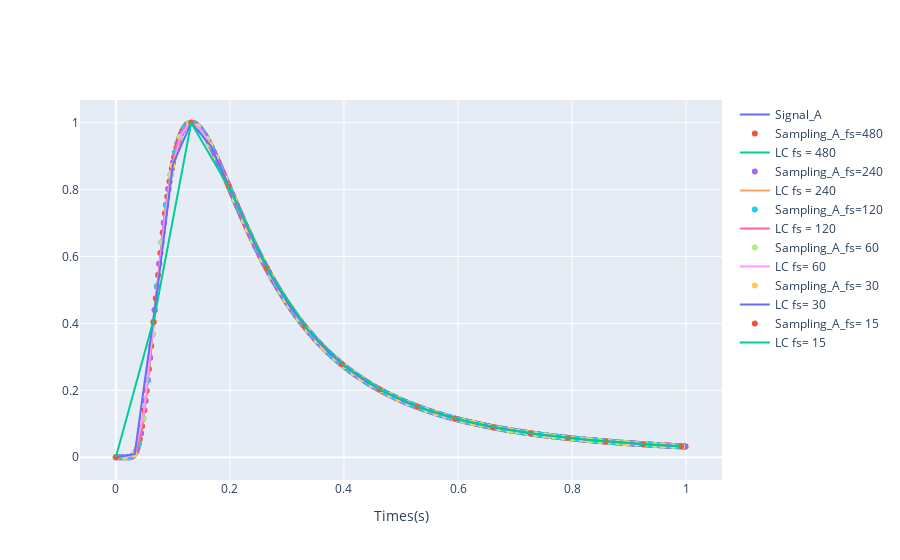

Write notebook code for a chart like this one.
### Markdown cell above
### A

### Code cell
fig = go.Figure()
N = 1000
x_axis = np.linspace(0 , 1, N)

LC_480_A = Linear_complement(signal_A, 480)
LC_240_A = Linear_complement(signal_A, 240)
LC_120_A = Linear_complement(signal_A, 120)
LC_60_A = Linear_complement(signal_A, 60)
LC_30_A = Linear_complement(signal_A, 30)
LC_15_A = Linear_complement(signal_A, 15)

fig.add_traces(go.Scatter( 
                        x = x_axis, y = signal_A, mode='lines', name= 'Signal_A'))

fig.add_traces(go.Scatter( 
                        x = x_axis, y = sampling(signal_A, 480)['num'], mode='markers', name= 'Sampling_A_fs=480'))
fig.add_traces(go.Scatter( 
                        x = x_axis, y = LC_480_A, mode='lines', name= 'LC fs = 480'))

fig.add_traces(go.Scatter( 
                        x = x_axis, y = sampling(signal_A, 240)['num'], mode='markers', name= 'Sampling_A_fs=240'))
fig.add_traces(go.Scatter( 
                        x = x_axis, y = LC_240_A, mode='lines', name= 'LC fs = 240'))

fig.add_traces(go.Scatter( 
                        x = x_axis, y = sampling(signal_A, 120)['num'], mode='markers', name= 'Sampling_A_fs=120'))
fig.add_traces(go.Scatter( 
                        x = x_axis, y = LC_120_A, mode='lines', name= 'LC fs = 120'))

fig.add_traces(go.Scatter( 
                        x = x_axis, y = sampling(signal_A, 60)['num'], mode='markers', name= 'Sampling_A_fs= 60'))
fig.add_traces(go.Scatter( 
                        x = x_axis, y = LC_60_A, mode='lines', name= 'LC fs= 60'))


fig.add_traces(go.Scatter( 
                        x = x_axis, y = sampling(signal_A, 30)['num'], mode='markers', name= 'Sampling_A_fs= 30'))
fig.add_traces(go.Scatter( 
                        x = x_axis, y = LC_30_A, mode='lines', name= 'LC fs= 30'))

fig.add_traces(go.Scatter( 
                        x = x_axis, y = sampling(signal_A, 15)['num'], mode='markers', name= 'Sampling_A_fs= 15'))
fig.add_traces(go.Scatter( 
                        x = x_axis, y = LC_15_A, mode='lines', name= 'LC fs= 15'))
fig.update_layout(
        xaxis=go.layout.XAxis(
        title=go.layout.xaxis.Title(
            text="Times(s)<br><sup>"
            )
        )
    )

### Figure 1 — Plotly figure (JSON) as saved in the notebook; plotly's stock layout.template omitted (floating-point values rounded to 4 significant figures; data arrays with more than 128 entries replaced by an {"elided": "..."} marker saying what was removed)
{"data": [{"mode": "lines", "name": "Signal_A", "type": "scatter", "x": {"elided": "1000 float values"}, "y": {"elided": "1000 float values"}}, {"mode": "markers", "name": "Sampling_A_fs=480", "type": "scatter", "x": {"elided": "1000 float values"}, "y": {"elided": "1000 float values"}}, {"mode": "lines", "name": "LC fs = 480", "type": "scatter", "x": {"elided": "1000 float values"}, "y": {"elided": "990 float values"}}, {"mode": "markers", "name": "Sampling_A_fs=240", "type": "scatter", "x": {"elided": "1000 float values"}, "y": {"elided": "1000 float values"}}, {"mode": "lines", "name": "LC fs = 240", "type": "scatter", "x": {"elided": "1000 float values"}, "y": {"elided": "990 float values"}}, {"mode": "markers", "name": "Sampling_A_fs=120", "type": "scatter", "x": {"elided": "1000 float values"}, "y": {"elided": "1000 float values"}}, {"mode": "lines", "name": "LC fs = 120", "type": "scatter", "x": {"elided": "1000 float values"}, "y": {"elided": "990 float values"}}, {"mode": "markers", "name": "Sampling_A_fs= 60", "type": "scatter", "x": {"elided": "1000 float values"}, "y": {"elided": "1000 float values"}}, {"mode": "lines", "name": "LC fs= 60", "type": "scatter", "x": {"elided": "1000 float values"}, "y": {"elided": "990 float values"}}, {"mode": "markers", "name": "Sampling_A_fs= 30", "type": "scatter", "x": {"elided": "1000 float values"}, "y": {"elided": "1000 float values"}}, {"mode": "lines", "name": "LC fs= 30", "type": "scatter", "x": {"elided": "1000 float values"}, "y": {"elided": "990 float values"}}, {"mode": "markers", "name": "Sampling_A_fs= 15", "type": "scatter", "x": {"elided": "1000 float values"}, "y": {"elided": "1000 float values"}}, {"mode": "lines", "name": "LC fs= 15", "type": "scatter", "x": {"elided": "1000 float values"}, "y": {"elided": "990 float values"}}], "layout": {"xaxis": {"title": {"text": "Times(s)<br><sup>"}}}}
